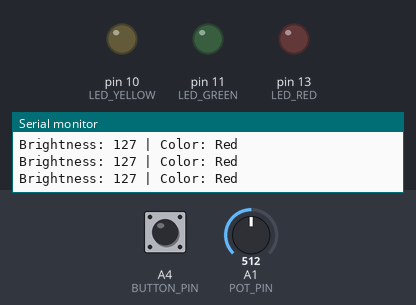
A sketch run on a simulated Arduino Uno, built with avr-gcc and run on an emulated ATmega328P. On the bench: output pins drawn as LEDs (lit = HIGH), the last lines printed to the serial monitor. Inputs (shaded band) come from the test bench; at power-on: A4 (BUTTON_PIN) HIGH, A1 (POT_PIN) = 512.

Above: at 4.2 s.
4.3 s: A4 (BUTTON_PIN) pulled LOW for 0.15 s
At 5.4 s:
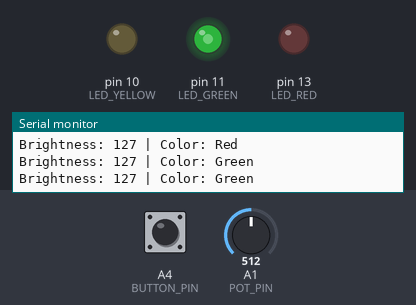
6.0 s: A1 (POT_PIN) set to 716
At 6.5 s:
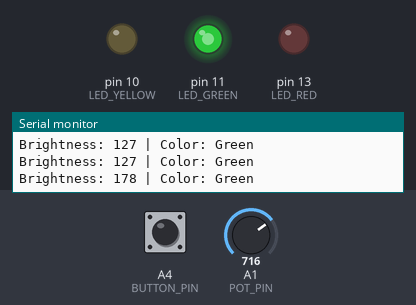
7.5 s: A4 (BUTTON_PIN) pulled LOW for 1 s
At 9.0 s:
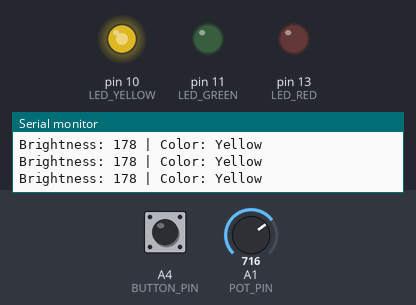
10.0 s: A1 (POT_PIN) set to 900
At 10.7 s:
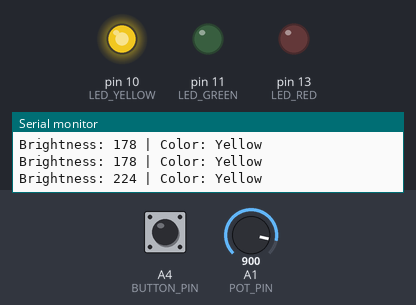
11.5 s: A4 (BUTTON_PIN) pulled LOW for 0.15 s
At 12.0 s:
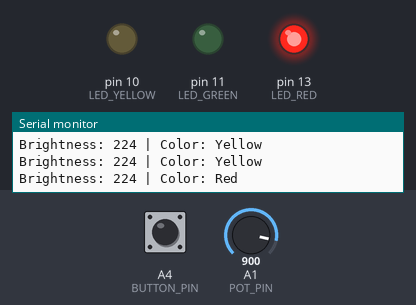
13.2 s: A4 (BUTTON_PIN) pulled LOW for 3.2 s
At 14.5 s:
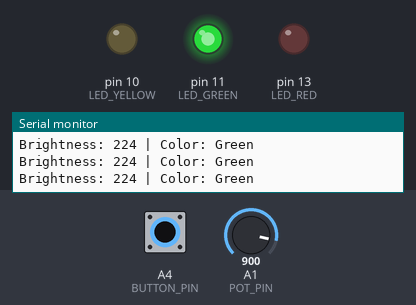
Timing chart, 0 to 16.2 s (numbered marks = the images above; inputs shaded):
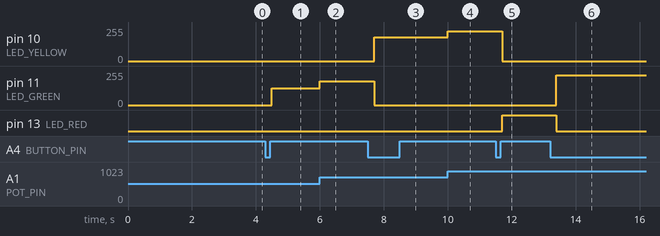

Measured:
- after the input at 4.3 s, pin 11 (LED_GREEN): 0/255 → 127/255 after 0.20 s
- after the input at 6.0 s, pin 11 (LED_GREEN): 127/255 → 178/255 at once
- after the input at 7.5 s, pin 10 (LED_YELLOW): 0/255 → 178/255 after 0.20 s; pin 11 (LED_GREEN): 178/255 → 0/255 after 0.20 s
- after the input at 10.0 s, pin 10 (LED_YELLOW): 178/255 → 224/255 at once
- after the input at 11.5 s, pin 10 (LED_YELLOW): 224/255 → 0/255 after 0.20 s; pin 13 (LED_RED): LOW → HIGH after 0.20 s
- after the input at 13.2 s, pin 11 (LED_GREEN): 0/255 → 224/255 after 0.20 s; pin 13 (LED_RED): HIGH → LOW after 0.20 s

The sketch:

LedController.ino
```cpp
const int POT_PIN = A1;          // Potentiometer
const int BUTTON_PIN = A4;       // Button to change color

const int LED_RED = 13;
const int LED_GREEN = 11;
const int LED_YELLOW = 10;       // Using Yellow instead of Blue

int colorMode = 0;               // 0 = Red, 1 = Green, 2 = Yellow
bool buttonPrevState = HIGH;

unsigned long lastPrintTime = 0;
const unsigned long printInterval = 500; // Print every 500 ms

void setup() {
  pinMode(POT_PIN, INPUT);
  pinMode(BUTTON_PIN, INPUT_PULLUP);

  pinMode(LED_RED, OUTPUT);
  pinMode(LED_GREEN, OUTPUT);
  pinMode(LED_YELLOW, OUTPUT);

  Serial.begin(9600);
  delay(3000); // Initial delay
  Serial.println("Ready. Adjust brightness and press button to change LED color.");
}

void loop() {
  // Read potentiometer and convert to brightness
  int potValue = analogRead(POT_PIN);
  int brightness = map(potValue, 0, 1023, 0, 255);

  // Check button press to change color
  bool buttonState = digitalRead(BUTTON_PIN);
  if (buttonPrevState == HIGH && buttonState == LOW) {
    colorMode = (colorMode + 1) % 3; // Cycle through 0 → 1 → 2
    delay(200); // Debounce
  }
  buttonPrevState = buttonState;

  // Set LED brightness
  analogWrite(LED_RED,     colorMode == 0 ? brightness : 0);
  analogWrite(LED_GREEN,   colorMode == 1 ? brightness : 0);
  analogWrite(LED_YELLOW,  colorMode == 2 ? brightness : 0);

  // Serial printing
  if (millis() - lastPrintTime > printInterval) {
    Serial.print("Brightness: ");
    Serial.print(brightness);
    Serial.print(" | Color: ");
    if (colorMode == 0) Serial.println("Red");
    else if (colorMode == 1) Serial.println("Green");
    else if (colorMode == 2) Serial.println("Yellow");
    lastPrintTime = millis();
  }
}
```
